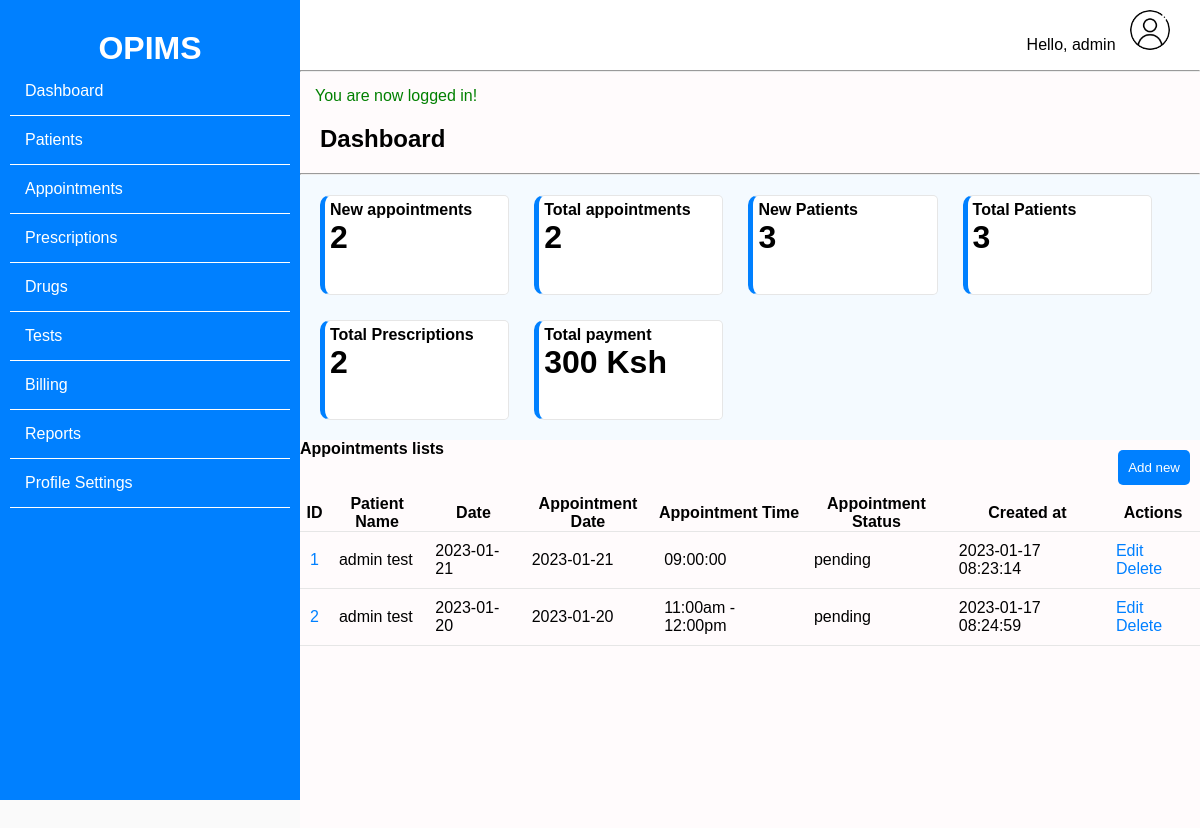
Screenshot of /index.php (signed in) with the database file from the repository.
### tables this page shows
CREATE TABLE `appointments` (
  `id` int(11) NOT NULL,
  `doctor_id` int(11) NOT NULL,
  `patient` int(11) NOT NULL,
  `date` date NOT NULL,
  `timeslot` varchar(30) NOT NULL,
  `status` varchar(20) NOT NULL,
  `created_at` timestamp NOT NULL DEFAULT current_timestamp() ON UPDATE current_timestamp()
);

CREATE TABLE `user_patient` (
  `id` int(11) NOT NULL,
  `doctor_id` int(11) NOT NULL,
  `name` varchar(50) NOT NULL,
  `email` varchar(50) NOT NULL,
  `phone_no` varchar(20) NOT NULL,
  `birthday` date NOT NULL,
  `gender` varchar(10) NOT NULL,
  `bloodgroup` varchar(10) NOT NULL,
  `address` varchar(30) NOT NULL,
  `weight` varchar(10) NOT NULL,
  `height` varchar(10) NOT NULL
);

### index.php (the view, shortened to what this page needs)
<!DOCTYPE html>
<html lang="en">
<head>
    <link rel="stylesheet" href="css/style.css">
</head>
<body>
    <div class="container">
        <div class="left">
            <?php include 'sidebar.php'; ?>
        </div>
        <div class="right">
            <nav>
                <div class="profile">
                    <a href="#" id="dropdown-toggle">
                        <span>Hello, <?php echo $_SESSION['username']; ?></span>
                        <img src="images/user.png" alt="profile">
                    </a>
                </div>
            </nav>
            <hr>
            <div class="content">
                <?php
                if (isset($_SESSION['success'])) {
                    echo "<div class='success'>" . $_SESSION['success'] . "</div>";
                }
                ?>
                <div id="dashboard">
                    <h2 class="page-head">Dashboard</h2>
                    <hr>
                    <div class="main">
                        <div class="dash-top">
                            <?php
                            $user_id = $_SESSION['id'];
                            include './dbh.php';
                            $query = "SELECT * FROM appointments WHERE doctor_id = '$user_id' AND status = 'pending'";
                            $result = mysqli_query($conn, $query);
                            $new_appointments = mysqli_num_rows($result);
                            $query1 = "SELECT * FROM appointments WHERE doctor_id = '$user_id'";
                            $result1 = mysqli_query($conn, $query1);
                            $total_appointments = mysqli_num_rows($result1);
                            $query2 = "SELECT * FROM user_patient WHERE doctor_id = '$user_id'";
                            $result2 = mysqli_query($conn, $query2);
                            $new_patients = mysqli_num_rows($result2);
                            $query3 = "SELECT * FROM prescriptions WHERE doctor_id = '$user_id'";
                            $result3 = mysqli_query($conn, $query3);
                            $total_prescriptions = mysqli_num_rows($result3);
                            $query4 = "SELECT * FROM billing WHERE doctor_id = '$user_id' AND payment_status = 'paid'";
                            $result4 = mysqli_query($conn, $query4);
                            $total_amount_paid = mysqli_num_rows($result4);
                            if ($total_amount_paid > 0) {
                                $all_total = 0;
                                while ($row = mysqli_fetch_assoc($result4)) {
                                    $all_total += $row['amount'];
                                }
                            } else {
                                $all_total = 0;
                            }
                            ?>
                            <div class="card">
                                <div class="card-header">
                                    <h4>New appointments</h4>
                                </div>
                                <div class="card-body">
                                    <h1><?php echo $new_appointments; ?></h1>
                                </div>
                            </div>
                            <div class="card">
                                <div class="card-header">
                                    <h4>Total appointments</h4>
                                </div>
                                <div class="card-body">
                                    <h1><?php echo $total_appointments; ?></h1>
                                </div>
                            </div>
                            <div class="card">
                                <div class="card-header">
                                    <h4>New Patients</h4>
                                </div>
                                <div class="card-body">
                                    <h1><?php echo  $new_patients; ?></h1>
                                </div>
                            </div>
                            <div class="card">
                                <div class="card-header">
                                    <h4>Total Patients</h4>
                                </div>
                                <div class="card-body">
                                    <h1><?php echo  $new_patients; ?></h1>
                                </div>
                            </div>
                            <div class="card">
                                <div class="card-header">
                                    <h4>Total Prescriptions</h4>
                                </div>
                                <div class="card-body">
                                    <h1><?php echo $total_prescriptions; ?></h1>
                                </div>
                            </div>
                            <div class="card">
                                <div class="card-header">
                                    <h4>Total payment</h4>
                                </div>
                                <div class="card-body">
                                    <h1><?php echo $all_total; ?> Ksh</h1>
                                </div>
                            </div>
                        </div>
                        <div class="dash-bottom">
                            <div class="dash-b-head">
                                <h4>Appointments lists</h4>
                                <button class="btn">Add new</button>
                            </div>
                            <table>
                                <thead>
                                    <tr>
                                        <th>ID</th>
                                        <th>Patient Name</th>
                                        <th>Date</th>
                                        <th>Appointment Date</th>
                                        <th>Appointment Time</th>
                                        <th>Appointment Status</th>
                                        <th>Created at</th>
                                        <th>Actions</th>
                                    </tr>
                                </thead>
                                <tbody>
                                    <?php
                                    $query_apoint = "SELECT * FROM appointments WHERE doctor_id = '$user_id'";
                                    $result_apoint = mysqli_query($conn, $query_apoint);
                                    $row_apoint = mysqli_num_rows($result_apoint);
                                    if ($row_apoint > 0) {
                                        while ($row = mysqli_fetch_assoc($result_apoint)) {
                                            $patient_id = $row['patient'];
                                            $query_patient = "SELECT * FROM user_patient WHERE id = '$patient_id'";
                                            $result_patient = mysqli_query($conn, $query_patient);
                                            $row_patient = mysqli_fetch_assoc($result_patient);
                                            $patient_name = $row_patient['name'];
                                            $date = $row['date'];
                                            $appointment_date = $row['date'];
                                            $appointment_time = $row['timeslot'];
                                            $status = $row['status'];
                                            $created_at = $row['created_at'];
                                            $id = $row['id'];
                                            echo "<tr>
                                        <td>$id</td>
                                        <td>$patient_name</td>
                                        <td>$date</td>
                                        <td>$appointment_date</td>
                                        <td>$appointment_time</td>
                                        <td>$status</td>
                                        <td>$created_at</td>
                                        <td>
                                            <a href='#'>Edit</a>
                                            <a href='#'>Delete</a>
                                        </td>";
                                        }
                                    } else {
                                        echo "<tr><td colspan='8'>No appointments found</td></tr>";
                                    }
                                    ?>
                                </tbody>
                            </table>
                        </div>
                    </div>
                </div>
            </div>
        </div>
    </div>
</body>
</html>

### sidebar.php
<div class="sidebar">
    <div class="title">
        <h1>OPIMS</h1>
    </div>
    <div class="navigation">
        <ul>
            <?php
            $path_old =  dirname(__FILE__);
            $path2 = str_replace("\\", "/", $path_old);
            $path = str_replace($_SERVER['DOCUMENT_ROOT'], "", $path2);
            ?>
            <li><a href="<?php echo $path; ?>/index.php">Dashboard</a></li>
            <li><a href="<?php echo $path; ?>/patients/patients.php">Patients</a></li>
            <li><a href="<?php echo $path; ?>/appointments/appointments.php">Appointments</a></li>
            <li><a href="<?php echo $path; ?>/prescriptions/prescriptions.php">Prescriptions</a></li>
            <li><a href="<?php echo $path; ?>/drugs/drugs.php">Drugs</a></li>
            <li><a href="<?php echo $path; ?>/tests/tests.php">Tests</a></li>
            <li><a href="<?php echo $path; ?>/billing/billing.php">Billing</a></li>
            <li><a href="<?php echo $path; ?>/reports">Reports</a></li>
            <li><a href="<?php echo $path; ?>/settings.php">Profile Settings</a></li>
        </ul>
    </div>
</div>

### css/style.css (style rules this page uses)
* { margin: 0; padding: 0; box-sizing: border-box; }
body { font-family: Arial, Helvetica, sans-serif; background: #fafafa; }
.container { width: 100%; margin: auto; padding: 0; }
.left { width: 25%; float: left; background: #0080ff; min-height: 100vh; position: fixed; }
.right { width: 75%; float: right; background: #fffbfc; }
.sidebar { color: #fff; padding: 30px 10px; }
.title { text-align: center; }
ul { list-style-type: none; }
li { padding: 15px; border-bottom: 1px solid #fff; }
a { text-decoration: none; color: #fff; }
.btn { background: #0080ff; color: #fff; padding: 10px; border: none; border-radius: 5px; margin: 10px; }
.success { color: green; text-align: start; padding: 15px 0 0 15px; }
nav { background: #fff; padding: 10px; width: 100%; height: 70px; }
.profile { float: right; padding-right: 20px; display: flex; align-items: center; }
nav img { width: 40px; height: 40px; border-radius: 50%; }
.profile span { color: #000; align-items: center; padding: 20px 10px; }
#dashboard, #patients, #appointments, #prescriptions, #drugs, #tests, #billing, #reports, #settings { min-height: 100vh; }
.page-head { padding: 20px; }
.main { width: 100%; }
.dash-top { background: #f4faff; padding: 20px; display: flex; flex-wrap: wrap; gap: 25px; }
.card { width: 22%; height: 100px; background: #fff; border: 1px solid #e6e6e6; border-left: 5px solid #0080ff; border-radius: 10px 5px 5px 10px; padding: 5px; }
table { width: 100%; border-collapse: collapse; }
table tr { border-bottom: 1px solid #e6e6e6; }
table tr td { padding: 10px; }
table tr td:first-child { color: #0080ff; }
table tr td:last-child { color: #000; }
table tr td:last-child a { color: #0080ff; }
.dash-b-head { display: flex; justify-content: space-between; }

### rows the page displays
appointments: id "1", user_patient.name "admin test", date "2023-01-21", timeslot "09:00:00", status "pending", created_at "2023-01-17 08:23:14"
appointments: id "2", user_patient.name "admin test", date "2023-01-20", timeslot "11:00am - 12:00pm", status "pending", created_at "2023-01-17 08:24:59"

### other values shown
$_SESSION['username'] "admin"
$_SESSION['success'] "You are now logged in!"
$new_appointments "2"
$total_appointments "2"
$new_patients "3"
$total_prescriptions "2"
$all_total "300"
